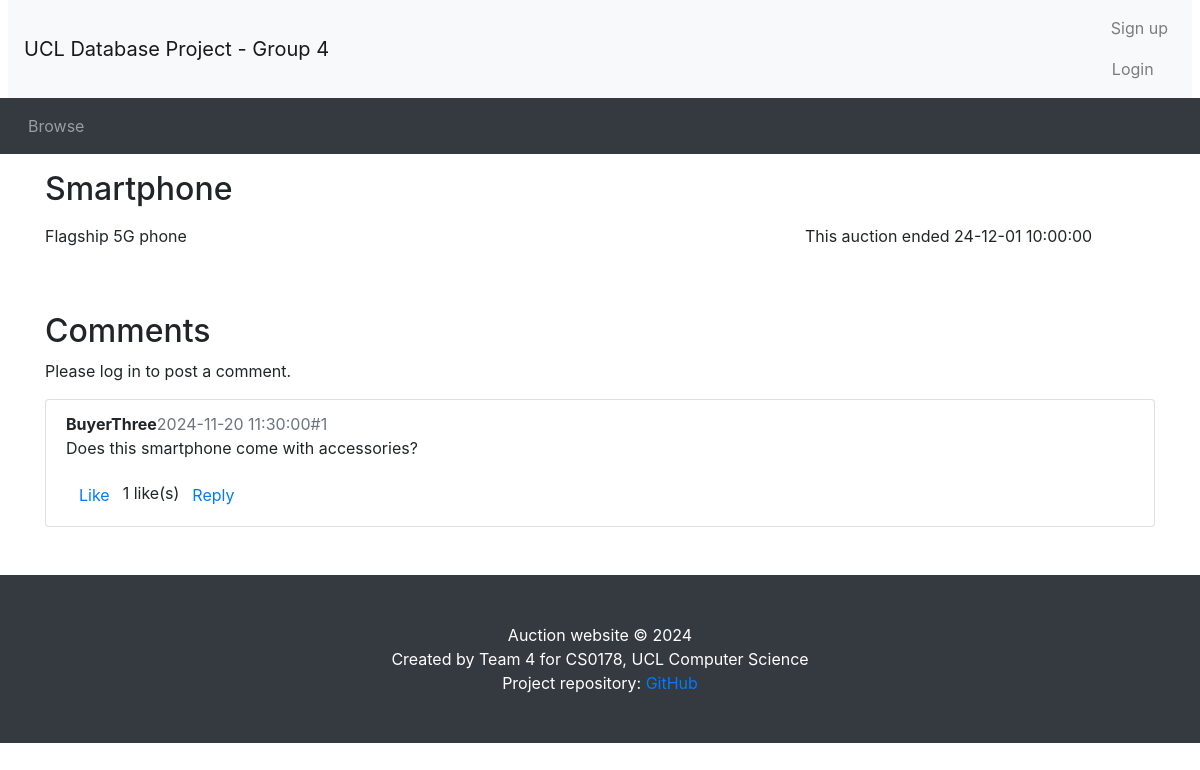
The app's page /listing.php?item_id=2 with its own data.
### tables this page shows
CREATE TABLE `auctions` (
    `item_id` INT PRIMARY KEY AUTO_INCREMENT,
    `title` VARCHAR(50) UNIQUE NOT NULL,
    `details` TEXT,
    `category` VARCHAR(30) NOT NULL,
    `startPrice` DECIMAL(10, 2) NOT NULL,
    `reservePrice` DECIMAL(10, 2) DEFAULT NULL,
    `startDate` DATETIME NOT NULL,
    `endDate` DATETIME NOT NULL,
    `seller_id` INT NOT NULL,
    `status` ENUM('active', 'closed', 'cancelled') NOT NULL DEFAULT 'active',
    FOREIGN KEY (`seller_id`) REFERENCES `seller` (`user_id`) ON DELETE CASCADE
);

CREATE TABLE `comments` (
    `comment_id` INT PRIMARY KEY AUTO_INCREMENT,
    `item_id` INT NOT NULL,
    `buyer_id` INT NOT NULL,
    `time` DATETIME NOT NULL,
    `content` VARCHAR(1023) NOT NULL,
    `parent_comment_id` INT,
    FOREIGN KEY (`item_id`) REFERENCES `auctions` (`item_id`) ON DELETE CASCADE,
    FOREIGN KEY (`buyer_id`) REFERENCES `user` (`user_id`) ON DELETE CASCADE,
    FOREIGN KEY (`parent_comment_id`) REFERENCES `comments` (`comment_id`) ON DELETE CASCADE
);

CREATE TABLE `profile` (
    `email`  VARCHAR(100) PRIMARY KEY,
    `username` VARCHAR(50) NOT NULL,
    `tel` VARCHAR(15) DEFAULT NULL,
    `address` VARCHAR(100) DEFAULT NULL,
    FOREIGN KEY (`email`) REFERENCES `user` (`email`) ON DELETE CASCADE
);

### listing.php (the view, shortened to what this page needs)
<?php include_once("header.php") ?>
<?php require("my_db_connect.php") ?>
<?php
if (!isset($_GET['item_id'])) {
    $item_id = $_SESSION['viewing'];
} else {
    $item_id = $_GET['item_id'];
}
$sql = "SELECT * FROM auctions WHERE item_id = '$item_id';";
$result = mysqli_query($con, $sql);
$fetch = mysqli_fetch_array($result);
$title = $fetch['title'];
$status = $fetch['status'];
$description = $fetch['details'];
$end_time = new DateTime($fetch['endDate']);
$now = new DateTime();
?>
<div class="container">
    <div class="row">
        <div class="col-sm-8">
            <h2 class="my-3"><?php echo ($title); ?></h2>
        </div>
    </div>
    <div class="row">
        <div class="col-sm-8">
            <div class="itemDescription">
                <?php echo ($description); ?>
            </div>
        </div>
        <div class="col-sm-4">
            <p>
                <?php if ($status == 'cancelled') { ?>
                    This auction was cancelled by its owner.
                <?php } else if ($now > $end_time): ?>
                        This auction ended <?php echo (date_format($end_time, 'y-m-d H:i:s')) ?>
            <?php endif ?>
        </div>
    </div>
</div>
<?php
$comments_sql = "SELECT c.comment_id, c.buyer_id, c.time, c.content, u.username, c.parent_comment_id
                 FROM user
                 JOIN comments c ON user.user_id = c.buyer_id
                 JOIN profile u ON user.email = u.email
                 WHERE c.item_id = $item_id
                 ORDER BY c.time ASC";
$comments_result = mysqli_query($con, $comments_sql);
$comment_count = 0;
$comment_order = [];
while ($comment = mysqli_fetch_assoc($comments_result)) {
    $comment_count++;
    $comment_order[$comment['comment_id']] = $comment_count;
}
mysqli_data_seek($comments_result, 0);
?>
<div class="container mt-5" id="comments-section">
    <h2>Comments</h2>
    <?php if (isset($_SESSION['logged_in']) && $_SESSION['logged_in'] == true): ?>
        <?php if ($_SESSION['account_type'] == 'buyer'): ?>
            <form method="POST" action="post_comment.php">
                <div class="form-group">
                    <textarea class="form-control" id="commentContent" name="content" placeholder="Write a comment..."
                        required></textarea>
                </div>
                <input type="hidden" name="user_id" value="<?php echo $_SESSION["user_id"]; ?>">
                <input type="hidden" name="item_id" value="<?php echo $item_id; ?>">
                <input type="hidden" name="parent_comment_id" value="">
                <button type="submit" class="btn btn-primary">Post Comment</button>
            </form>
        <?php endif; ?>
    <?php else: ?>
        <p>Please log in to post a comment.</p>
    <?php endif; ?>
    <ul class="list-group mt-3">
        <?php if (mysqli_num_rows($comments_result) > 0): ?>
            <?php
            while ($comment = mysqli_fetch_assoc($comments_result)) {
                echo '<li class="list-group-item">';
                echo '<strong>' . htmlspecialchars($comment['username']) . '</strong>';
                echo '<span class="text-muted">' . date("Y-m-d H:i:s", strtotime($comment['time'])) . '</span>';
                echo '<span class="text-muted">#' . $comment_order[$comment['comment_id']] . '</span>';
                echo '<p>' . nl2br(htmlspecialchars($comment['content'])) . '</p>';
                echo '<div class="comment-actions">';
                echo '<button class="btn btn-link" onclick="likeComment(' . $comment['comment_id'] . ')">Like</button>';
                $likes_sql = 'SELECT COUNT(*) AS likes FROM comment_likes WHERE comment_id = ' . $comment['comment_id'];
                $likes_result = mysqli_query($con, $likes_sql);
                $likes_row = mysqli_fetch_assoc($likes_result);
                echo '<span>' . $likes_row['likes'] . ' like(s)</span>';
                echo '<button class="btn btn-link" onclick="showReplyForm(' . $comment['comment_id'] . ')">Reply</button>';
                echo '</div>';
                echo '</li>';
            }
            ?>
        <?php else: ?>
            <p>No comments yet. Be the first to comment!</p>
        <?php endif; ?>
    </ul>
</div>
<?php include_once("footer.php") ?>

### records on screen
auctions: title "Smartphone", details "Flagship 5G phone", endDate "24-12-01 10:00:00"
comments: profile.username "BuyerThree", time "2024-11-20 11:30:00", comment_id "1", content "Does this smartphone come with accessories?", likes "1"
